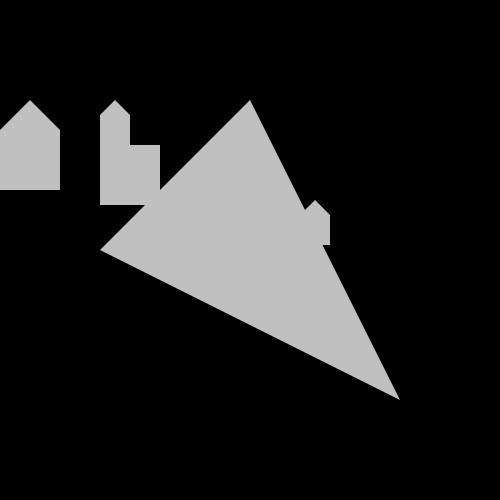
Frame 1 (no input)
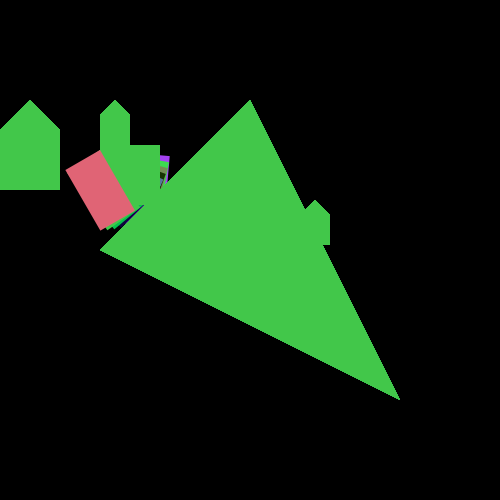
Frame 60 (the mouse pressed at the canvas centre just before this capture)
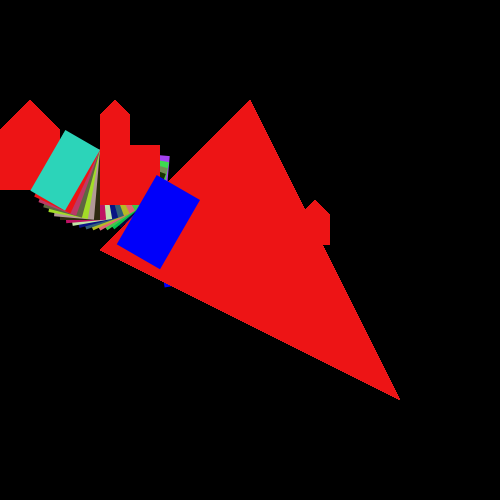
Frame 120 (the mouse held since frame 60 and released just before this capture)

The Processing sketch that drew these frames (run headless with seeded random() and noise(); from frame 60 on, the mouse is pressed at the canvas centre):

// Processing sketch: week_2_homework
// ── week_2_homework.pde
int x, y;
int size;

void setup(){
  
  size(500,500);
  background(0);
  smooth();
  fill(192);
  noStroke();
  
  x = 100;
  y = 100;
  
}

void draw(){
  
  triangle(x +15, y, x, y + 15, x + 30, y + 15);
  rect(x, y +15, 30, 30);
  rect(x + 12, y + 30, 10, 15);
  
  rect(x, y + 45, 60, 60);
  
  triangle(x + 150, y, x, y + 150, x + 300, y + 300);
  
  // use push and pop matirx to isolate one thing and then return to original
  pushMatrix();
   // push matrix stores the coordinates of transformations
  translate(-200, -100);
  scale(2.0);
  triangle(x +15, y, x, y + 15, x + 30, y + 15);
  rect(x, y +15, 30, 30);
  rect(x + 12, y + 30, 10, 15);
  popMatrix();
  //pop matirx resets coordinate system back to original
 
  pushMatrix();
  // push matrix stores the coordinates of transformations
  translate(200, 100);
  //scale(2.0);
  triangle(x +15, y, x, y + 15, x + 30, y + 15);
  rect(x, y +15, 30, 30);
  rect(x + 12, y + 30, 10, 15);
  popMatrix();
  //pop matirx resets coordinate system back to original
  
  if(frameCount % 5 == 0){
    fill(random(0, 255), random(0, 255), random(0, 255));
    pushMatrix();
    translate(100, 150);
    rotate(radians(frameCount % 340));
    rect(0, 0, 70, 40);
    popMatrix();
  }
  
  if(frameCount % 40 == 0){
    fill(0, 0, 250);
    pushMatrix();
    translate(200, 200);
    rotate(radians(frameCount % 350));
    rect(0, 0, 80, 50);
    popMatrix();
  }
  
}
